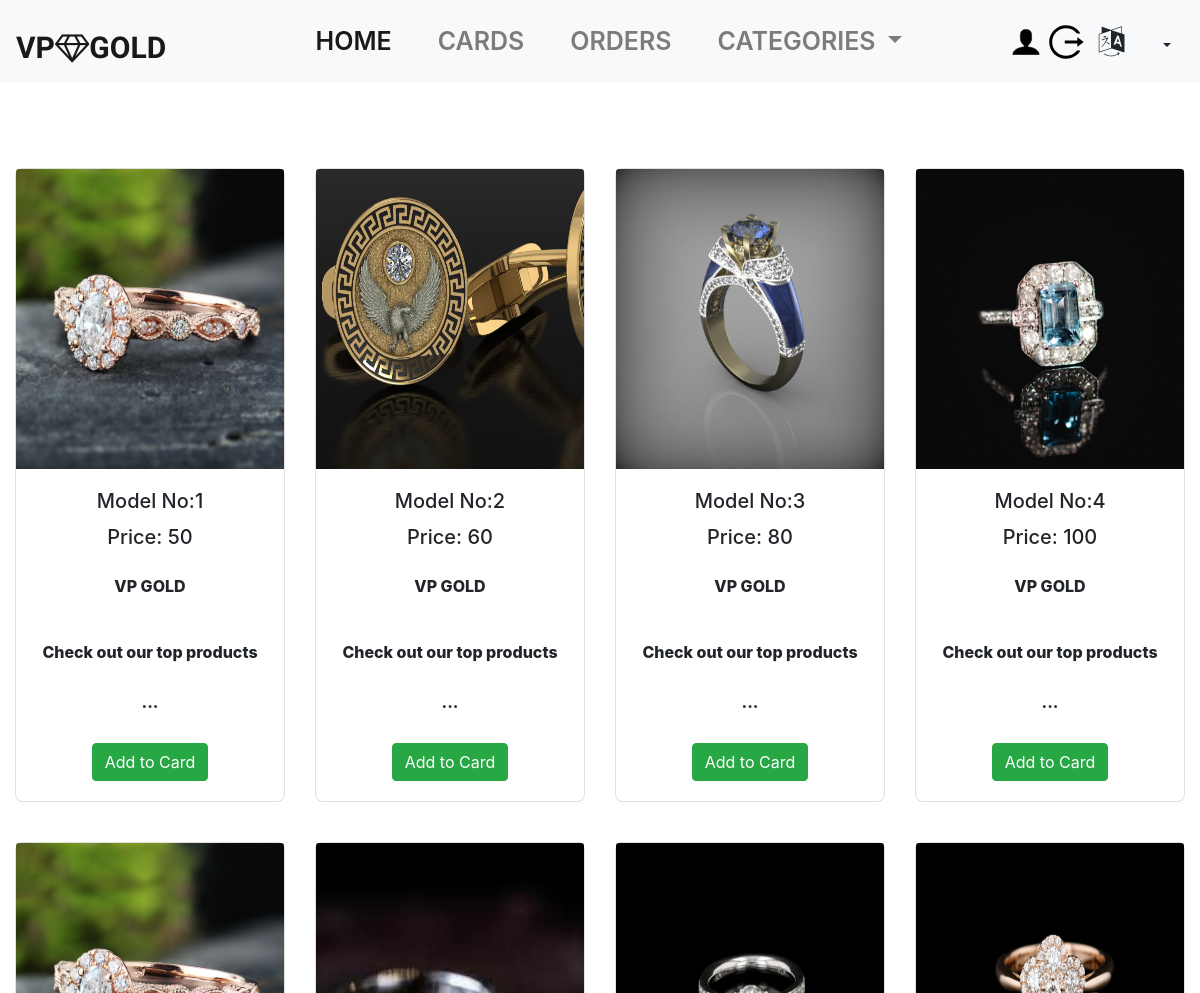
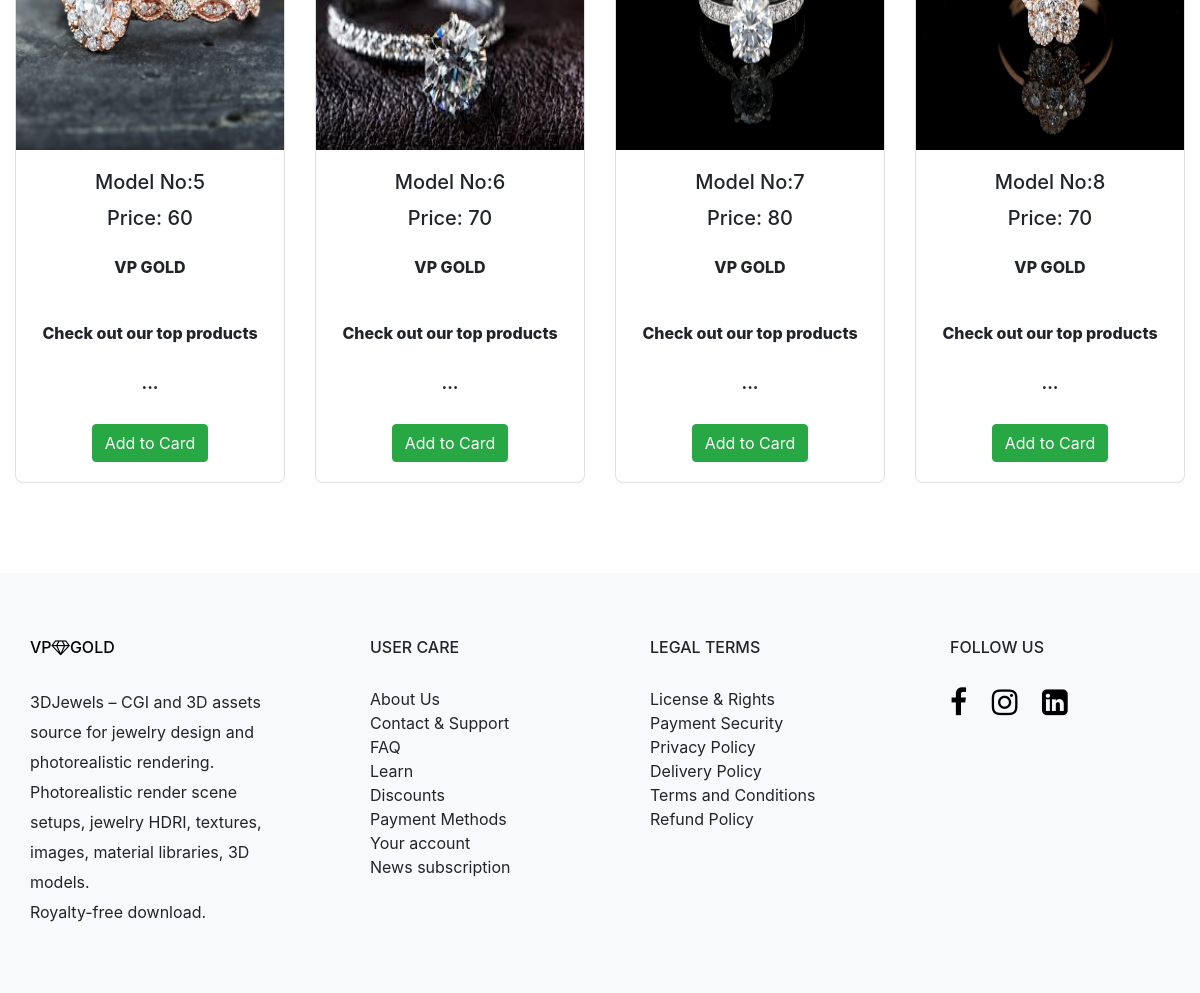
Screenshot of /my_shop/user/view/userProducts.php?catId=9&catName=Top Products (signed in) with the database file from the repository (2 pictures, top to bottom).
### tables this page shows
CREATE TABLE `products` (
  `iProdId` int(20) NOT NULL,
  `iCatId` int(20) NOT NULL,
  `vProdName` varchar(200) NOT NULL,
  `iProdPrice` int(20) NOT NULL,
  `vProdDesc` longtext NOT NULL,
  `vProdImage` varchar(50) DEFAULT NULL,
  `eStatus` enum('Active','Inactive') DEFAULT 'Active'
);

### my_shop/user/model/model.php (called while the page is built, shortened)
<?php
class user_model{
	public $conn;
	public function __construct(){
		$this->conn = mysqli_connect('localhost','root','','my_shop');
	}
	public function get_products($catId){
		$query = "Select * from products where iCatId = $catId and eStatus = 'Active'";
		$res = mysqli_query($this->conn, $query);
		$result = mysqli_fetch_all($res, MYSQLI_ASSOC);
		return $result;
	}
}
$model = new user_model();
?>

### my_shop/user/view/userProducts.php (the view, shortened to what this page needs)
<!DOCTYPE html>
<html>
<head>
</head>
<body>
	<?php include_once('header.php'); ?>
  <div class="dropdown">
  <button class="btn btn-secondary dropdown-toggle" type="button" id="dropdownMenuButton" data-toggle="dropdown" aria-haspopup="true" aria-expanded="false">
  </button>
</div>
		<?php $products = $model->get_products($catId);
		if(count($products) > 0){
		?>
<main style="padding-bottom:50px;">
    <div class="container-fluid wrapper">
        <div class="row" style="padding-top:50px">
           <?php foreach($products as $prod){ ?>
            <div class="col-lg-3" style="margin-bottom:40px; ">
            <div class="card" style="width: 100%; border-radius:8px;">
                <img width="100%" height="300px" class="card-img-top" src="../../admin/assets/img/<?=$prod['vProdImage']?>" alt="Card image cap">
                <div class="card-body"  style="text-align:center">
                    <h5 class="card-title"><?=$prod['vProdName']?></h5>
                    <h5 class="card-title">Price: <?=$prod['iProdPrice']?> </h5>
                    <p class="card-text" style="font-weight:800;"> VP GOLD</p>
                    <p class="card-text" style="font-weight:800;"><?=substr($prod['vProdDesc'],0,50).' ...';?></p>
                    <button class="btn btn-success addToCard" data-value='<?=$userEmail?>' value='<?=$prod['iProdId']?>'>Add to Card</button>
                </div>
               </div>
            </div>
           <?php }
        }else{ ?>
        <p>Nothing to show</p>
   <?php   } ?>
    </div>
</div>
</main>
<?php include_once('footer.php')?>
</body>
</html>

### my_shop/user/assets/css/style_index.css (style rules this page uses)
* { margin: 0; padding: 0; box-sizing: border-box; }
main { margin-top: 80px; }
p { line-height: 50px; }
.wrapper { background-color: white; }

### rows the page displays
products: vProdImage (picture), vProdName "Model No:1", iProdPrice "50", vProdDesc "Check out our top products"
products: vProdImage (picture), vProdName "Model No:2", iProdPrice "60", vProdDesc "Check out our top products"
products: vProdImage (picture), vProdName "Model No:3", iProdPrice "80", vProdDesc "Check out our top products"
products: vProdImage (picture), vProdName "Model No:4", iProdPrice "100", vProdDesc "Check out our top products"
products: vProdImage (picture), vProdName "Model No:5", iProdPrice "60", vProdDesc "Check out our top products"
products: vProdImage (picture), vProdName "Model No:6", iProdPrice "70", vProdDesc "Check out our top products"
products: vProdImage (picture), vProdName "Model No:7", iProdPrice "80", vProdDesc "Check out our top products"
products: vProdImage (picture), vProdName "Model No:8", iProdPrice "70", vProdDesc "Check out our top products"
